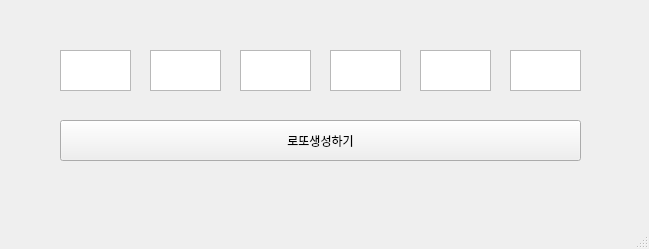
<?xml version="1.0" encoding="UTF-8"?>
<ui version="4.0">
 <class>MainWindow</class>
 <widget class="QMainWindow" name="MainWindow">
  <property name="geometry">
   <rect>
    <x>0</x>
    <y>0</y>
    <width>649</width>
    <height>249</height>
   </rect>
  </property>
  <property name="windowTitle">
   <string>MainWindow</string>
  </property>
  <widget class="QWidget" name="centralwidget">
   <widget class="QPlainTextEdit" name="pte1">
    <property name="geometry">
     <rect>
      <x>60</x>
      <y>50</y>
      <width>71</width>
      <height>41</height>
     </rect>
    </property>
   </widget>
   <widget class="QPlainTextEdit" name="pte2">
    <property name="geometry">
     <rect>
      <x>150</x>
      <y>50</y>
      <width>71</width>
      <height>41</height>
     </rect>
    </property>
   </widget>
   <widget class="QPlainTextEdit" name="pte3">
    <property name="geometry">
     <rect>
      <x>240</x>
      <y>50</y>
      <width>71</width>
      <height>41</height>
     </rect>
    </property>
   </widget>
   <widget class="QPlainTextEdit" name="pte4">
    <property name="geometry">
     <rect>
      <x>330</x>
      <y>50</y>
      <width>71</width>
      <height>41</height>
     </rect>
    </property>
   </widget>
   <widget class="QPlainTextEdit" name="pte5">
    <property name="geometry">
     <rect>
      <x>420</x>
      <y>50</y>
      <width>71</width>
      <height>41</height>
     </rect>
    </property>
   </widget>
   <widget class="QPlainTextEdit" name="pte6">
    <property name="geometry">
     <rect>
      <x>510</x>
      <y>50</y>
      <width>71</width>
      <height>41</height>
     </rect>
    </property>
   </widget>
   <widget class="QPushButton" name="pb">
    <property name="geometry">
     <rect>
      <x>60</x>
      <y>120</y>
      <width>521</width>
      <height>41</height>
     </rect>
    </property>
    <property name="text">
     <string>로또생성하기</string>
    </property>
   </widget>
  </widget>
  <widget class="QMenuBar" name="menubar">
   <property name="geometry">
    <rect>
     <x>0</x>
     <y>0</y>
     <width>649</width>
     <height>21</height>
    </rect>
   </property>
  </widget>
  <widget class="QStatusBar" name="statusbar"/>
 </widget>
 <resources/>
 <connections/>
</ui>
